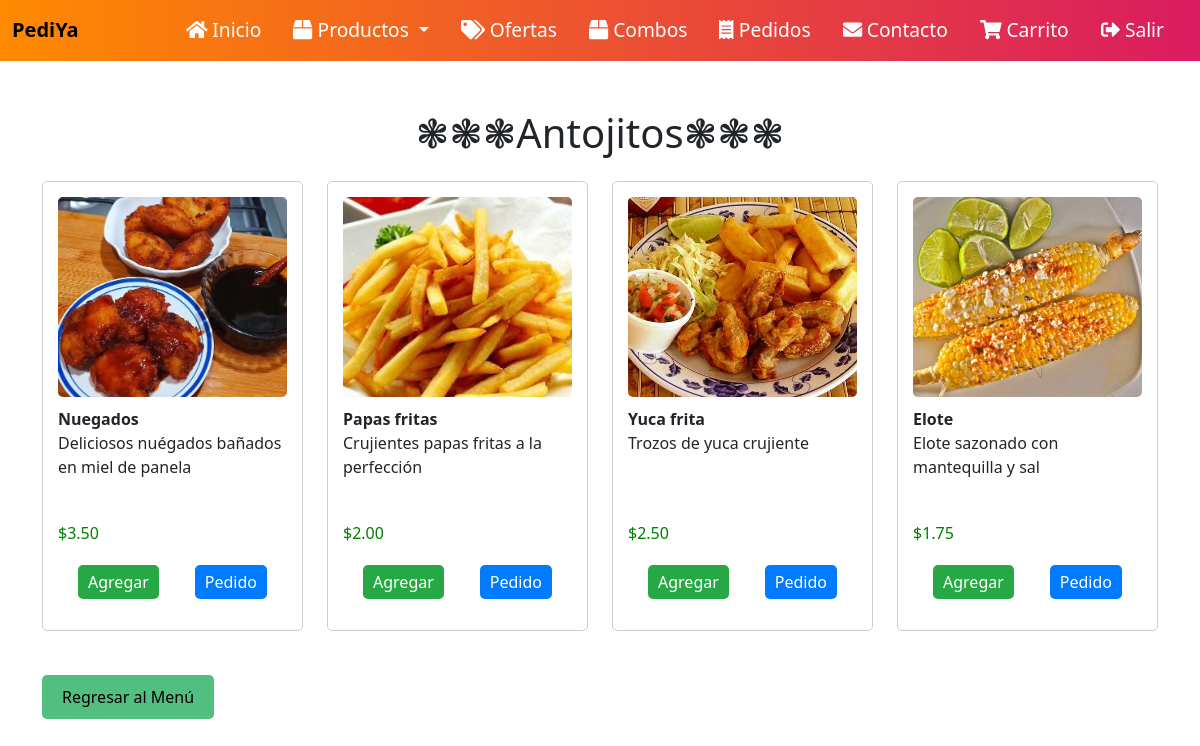
Page /Antojitos.php (signed in) on the committed database.
### tables this page shows
CREATE TABLE `productos` (
  `id` int(11) NOT NULL,
  `nombre` varchar(255) NOT NULL,
  `descripcion` text DEFAULT NULL,
  `precio` decimal(10,2) NOT NULL,
  `categoria_id` int(11) NOT NULL,
  `local_id` int(11) NOT NULL
);

### Antojitos.php (the view, shortened to what this page needs)
<!DOCTYPE html>
<html lang="es">
<head>
    <link rel="stylesheet" href="css/productos.css">
    <link rel="stylesheet" href="css/carrito.css">
    <link rel="stylesheet" href="https://cdn.jsdelivr.net/npm/bootstrap@5.3.0-alpha1/dist/css/bootstrap.min.css">
</head>
<body>
<nav class="navbar navbar-expand-lg navbar-dark">
    <div class="container-fluid">
        <a class="navbar-brand" href="menu.php">
            <span class="brand-text">PediYa</span>
        </a>
        <div class="collapse navbar-collapse justify-content-end" id="navbarNav">
            <ul class="navbar-nav">
                <li class="nav-item">
                    <a class="nav-link" href="menu.php"><i class="fas fa-home"></i> Inicio</a>
                </li>
                <li class="nav-item dropdown">
                    <a class="nav-link dropdown-toggle" href="#" id="navbarDropdown" role="button" data-bs-toggle="dropdown" aria-expanded="false">
                        <i class="fas fa-box"></i> Productos
                    </a>
                </li>
                <li class="nav-item">
                    <a class="nav-link" href="ofertas.php"><i class="fas fa-tags"></i> Ofertas</a>
                </li>
                <li class="nav-item">
                    <a class="nav-link" href="combos.php"><i class="fas fa-box"></i> Combos</a>
                </li>
                <li class="nav-item">
                    <a class="nav-link" href="pedidos.php"><i class="fas fa-receipt"></i> Pedidos</a>
                </li>
                <li class="nav-item">
                    <a class="nav-link" href="contacto.php"><i class="fas fa-envelope"></i> Contacto</a>
                </li>
                <li class="nav-item">
                    <a class="nav-link" href="carrito.php"><i class="fas fa-shopping-cart"></i> Carrito</a>
                </li>
                <li class="nav-item">
                    <a class="nav-link" href="salir.php"><i class="fas fa-sign-out-alt"></i> Salir</a>
                </li>
            </ul>
        </div>
    </div>
</nav>
    <div class="container">
        <h1 class="mt-5">❃❃❃Antojitos❃❃❃</h1>
        <div class="row mt-4">
            <?php
              $rol_usuario = $_SESSION['rol_usuario'];
                $conn = conectar();
            $sql = "SELECT * FROM productos WHERE categoria_id = 1";
            $result = $conn->query($sql);
            if ($result->num_rows > 0) {
                while ($row = $result->fetch_assoc()) {
                    $imagenProducto = "";
                    switch ($row["nombre"]) {
                        case "Nuegados":
                            $imagenProducto = "antojitos.jpg";
                            break;
                        case "Papas fritas":
                            $imagenProducto = "antojitos1.jpg";
                            break;
                        case "Yuca frita":
                            $imagenProducto = "antojitos2.jpg";
                            break;
                        case "Elote":
                            $imagenProducto = "antojito3.jpg";
                            break;
                    }
                    echo '<div class="col-md-3">';
                    echo '<div class="producto">';
                    echo '<img src="img/' . $imagenProducto . '" alt="' . $row["nombre"] . '">';
                    echo '<div class="nombre">' . $row["nombre"] . '</div>';
                    echo '<div class="descripcion">' . $row["descripcion"] . '</div>';
                    echo '<div class="precio">$' . $row["precio"] . '</div>';
                    echo '<div class="btn-container">';
                    echo '<button class="btn-comprar" onclick="agregarAlCarrito(\'' . $row["nombre"] . '\', \'' . $row["precio"] . '\')">Agregar</button>';
                    echo '<button class="btn-pedido" onclick="agregarAlPedido(\'' . $row["nombre"] . '\', \'' . $row["precio"] . '\')">Pedido</button>';
                    echo '</div>';
                    echo '</div>';
                    echo '</div>';
                }
            } else {
                echo "No se encontraron productos.";
            }
            ?>
        </div>
        <div class="row mt-4">
            <div class="col-md-12">
                <?php if ($rol_usuario == 'admin' || $rol_usuario == 'administrativo'): ?>
                    <button class="btn-regresar" onclick="window.location.href='admin.php'">Regresar al Menú</button>
                <?php elseif ($rol_usuario == 'estudiante' || $rol_usuario == 'docente'): ?>
                    <button class="btn-regresar" onclick="window.location.href='menu.php'">Regresar al Menú</button>
                <?php endif; ?>
            </div>
        </div>
    </div>
</body>
</html>

### css/productos.css (style rules this page uses)
.producto { border: 1px solid #ccc; border-radius: 5px; padding: 15px; margin-bottom: 20px; height: 450px; }
.producto img { width: 100%; height: 200px; object-fit: cover; border-radius: 5px; }
.producto .nombre { font-weight: bold; margin-top: 10px; }
.producto .descripcion { height: 90px; overflow: hidden; }
.producto .precio { color: green; }
.btn-comprar { background-color: #48C9B0; color: black; border: none; padding: 5px 10px; border-radius: 3px; cursor: pointer; }
.btn-regresar { background-color: #52BE80; color: black; border: none; padding: 10px 20px; border-radius: 5px; cursor: pointer; }
.navbar { background: linear-gradient(90deg, #ff8a00, #da1b60); padding: 1.5rem; }
.navbar-brand { color: #fff; font-size: 1.8rem; font-weight: bold; }
.navbar-brand .brand-text { color: black; }
.navbar-nav .nav-link { color: #fff; font-size: 1.2rem; margin-right: 1rem; padding: 0.5rem 1rem; transition: background-color 0.3s ease; }
h1 { color: #333; font-size: 2.5rem; font-weight: bold; margin-bottom: 40px; text-align: center; }

### css/carrito.css (style rules this page uses)
.btn-container { display: flex; padding: 20px; justify-content: space-between; }
.btn-comprar { background-color: #28a745; color: #fff; border: none; padding: 5px 10px; border-radius: 5px; cursor: pointer; transition: background-color 0.3s; }
.btn-pedido { background-color: #007bff; color: #fff; border: none; padding: 5px 10px; border-radius: 5px; cursor: pointer; transition: background-color 0.3s; }

### rows in the picture
productos: shows a picture, nombre "Nuegados", descripcion "Deliciosos nuégados bañados en miel de panela", precio "3.50"
productos: shows a picture, nombre "Papas fritas", descripcion "Crujientes papas fritas a la perfección", precio "2.00"
productos: shows a picture, nombre "Yuca frita", descripcion "Trozos de yuca crujiente", precio "2.50"
productos: shows a picture, nombre "Elote", descripcion "Elote sazonado con mantequilla y sal", precio "1.75"
